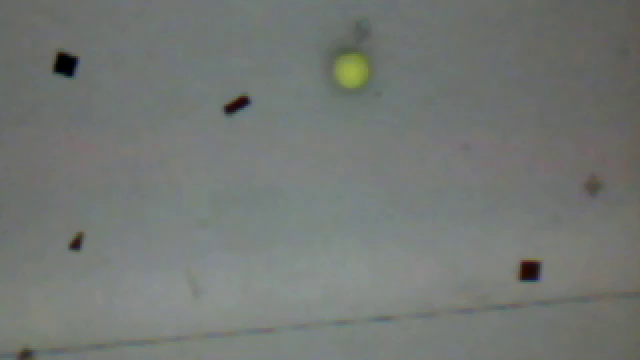
#> input picture Content/Lab 3/Images/sample_tennis_01.png, 640 x 360 px; its folder holds only this picture in this run
$ python center_radius.py
#> lines starting #> are read from the running program, lines starting #| are printed output that depends on the picture; after the words box and inside, x2 and y2 are one past the last pixel; in counts of white or black regions, pixels touching at a corner belong together
# import the necessary packages
from collections import deque
import numpy as np
import argparse
import cv2
import imutils
import time

import os
import glob

def correct_distortion(filename):
    # K(given)
    camera_matrix = np.matrix([[698.86,   0.00, 306.91],
                    [  0.00, 699.13, 150.34],
                    [  0.00,   0.00,   1.00]])

    # d(given)
    dist_coeffs =   np.matrix([[ 0.191887,
                  -0.563680,
                  -0.003676,
                  -0.002037,
		           0.000000 ]])
    print(filename)
    img = cv2.imread(filename)
#> img is the input picture: shape (360, 640, 3); mean B, G, R 115.5, 119, 114.8
    h,  w = img.shape[:2]
#> h = 360; w = 640

    newcameramtx, roi=cv2.getOptimalNewCameraMatrix(camera_matrix, dist_coeffs, (w,h), 1, (w,h))
#> roi = (3, 2, 632, 354)

    # undistort
    dst = cv2.undistort(img, camera_matrix, dist_coeffs, None, newcameramtx)
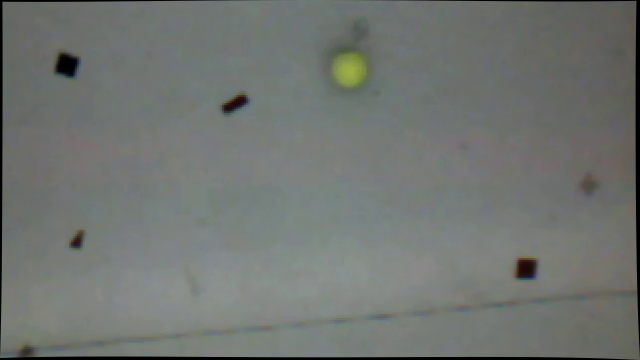
#> dst: shape (360, 640, 3); mean B, G, R 113.3, 116.8, 112.6
    # crop the image
    x, y, w, h = roi
#> x = 3; y = 2; w = 632; h = 354
    dst = dst[y:y+h, x:x+w]
#> dst: shape (354, 632, 3)
    return dst

def find_center(frame):
    found=[0,0,0]
    # define the lower and upper boundaries of the "green"
    # ball in the HSV color space, then initialize the
    # list of tracked points
    #HSV
    greenLower = (29, 86, 6) #45, 50, 15
    greenUpper = (64, 255, 255) #100, 245, 70

    #RGB
    #greenLower = (20,35,0) #45, 50, 15
    #greenUpper = (50,55,15) #100, 245, 70

    #frame = cv2.imread(filename)
    blurred = cv2.GaussianBlur(frame, (11, 11), 0)
    hsv = cv2.cvtColor(blurred, cv2.COLOR_BGR2HSV)
#> hsv: shape (354, 632, 3); mean H, S, V 65.3, 13.9, 119.6
    # construct a mask for the color "green", then perform
    # a series of dilations and erosions to remove any small
    # blobs left in the mask
    mask = cv2.inRange(hsv, greenLower, greenUpper)
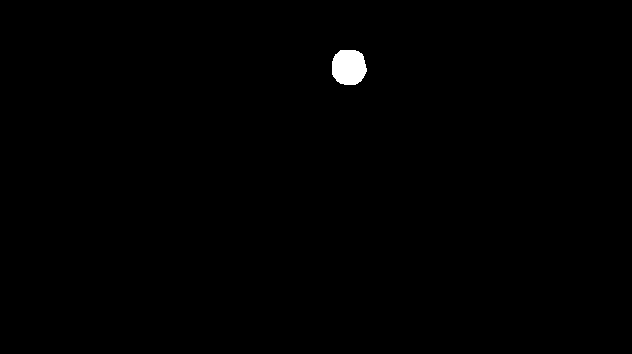
#> mask: shape (354, 632); 0.45% white; 1 white region, box (x1, y1, x2, y2) and area: (332, 50, 367, 85) 1016
    mask = cv2.erode(mask, None, iterations=2)
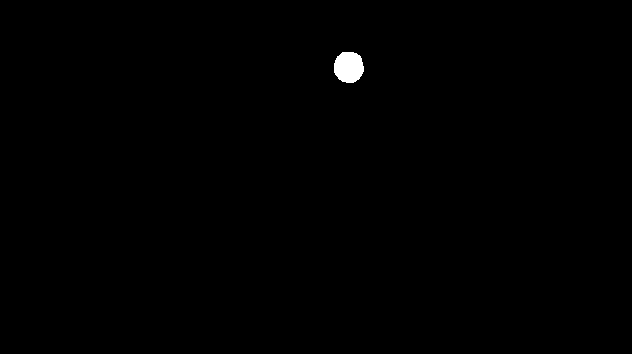
#> mask: shape (354, 632); 0.34% white; 1 white region, box (x1, y1, x2, y2) and area: (334, 52, 364, 83) 752
    mask = cv2.dilate(mask, None, iterations=2)
#> mask: shape (354, 632); 0.45% white; 1 white region

    # find contours in the mask and initialize the current
    # (x, y) center of the ball
    cnts = cv2.findContours(mask.copy(), cv2.RETR_EXTERNAL,
        cv2.CHAIN_APPROX_SIMPLE)
#> cnts = 1 contour; box (x1, y1, x2, y2) and area: (332, 50, 366, 85) 959
    cnts = imutils.grab_contours(cnts)
    center = None
    # only proceed if at least one contour was found
    if len(cnts) > 0:
        # find the largest contour in the mask, then use
        # it to compute the minimum enclosing circle and
        # centroid
        c = max(cnts, key=cv2.contourArea)
#> c = contour of 43 points, box (x1, y1, x2, y2) (332, 50, 366, 85), area 959
        ((x, y), radius) = cv2.minEnclosingCircle(c)
#> x = 348.3; y = 66.63; radius = 18.6
        M = cv2.moments(c)
#> M = moments, m00 959, centre m10/m00, m01/m00 = (348.4, 66.82)
        center = (int(M["m10"] / M["m00"]), int(M["m01"] / M["m00"]))
#> center = (348, 66)
        # only proceed if the radius meets a minimum size
        if radius > 7 and radius < 25:
            # draw the circle and centroid on the frame,
            # then update the list of tracked points
            cv2.circle(frame, (int(x), int(y)), int(radius),
                (0, 255, 255), 2)
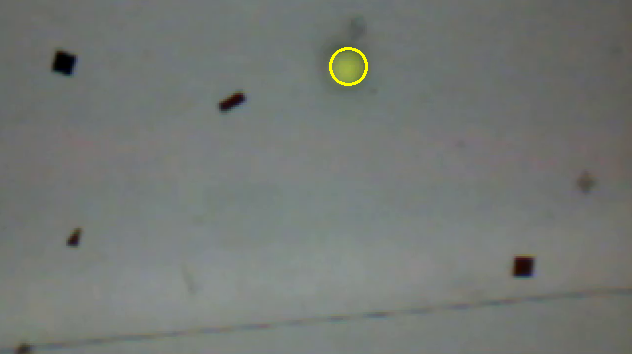
#> frame: shape (354, 632, 3); mean B, G, R 115.5, 119.4, 115.1
            cv2.circle(frame, center, 5, (0, 0, 255), -1)
#> frame: shape (354, 632, 3); 0.04% of pixels changed, all inside (x1, y1, x2, y2) = (343, 61, 354, 72)
            """
            print(int(x))
            print(int(y))
            print(int(radius))
            """
            found=[int(x), int(y), radius]
#> found = [348, 66, 18.6]

    cv2.imshow("Frame", frame)
    key = cv2.waitKey() & 0xFF
#> (key Esc is pressed here)
    return found

image_directory = '/home/mason/Downloads/images'
files = [f for f in glob.glob(image_directory + "/*.png",)]
sorted_files=sorted(files)

save_directory = '/home/mason/Desktop/Transformation/Test'
save_file= "center_radius.csv"
save_pathname=save_directory+"/"+save_file
for image_filename in sorted_files:
    if image_filename.endswith(".png"):
        print(image_filename)
        image_pathname=image_filename
        image=correct_distortion(image_pathname)
        [x,y,radius]=find_center(image)
#> x = 348; y = 66; radius = 18.6
        #if(radius!=0):
        f= open(save_pathname,"a+")
        f.write(str(x)+","+str(y)+","+str(radius)+"\n")
        f.close()

$ run again, on Content/Lab 3/Images/sample_tennis_03.png
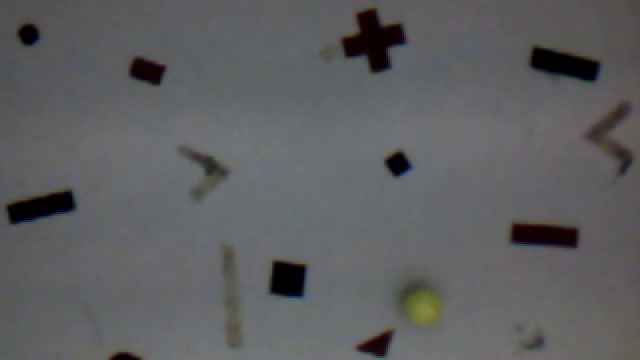
#> input picture Content/Lab 3/Images/sample_tennis_03.png, 640 x 360 px
#> in correct_distortion, img is the input picture: shape (360, 640, 3); mean B, G, R 96.5, 94.9, 94.2
#> hsv: shape (354, 632, 3); mean H, S, V 96.9, 19.9, 98.2
#> in find_center, `mask = cv2.erode(mask, None, iterations=2)`:
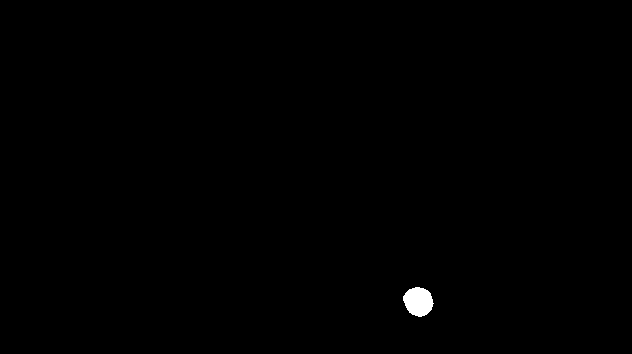
#> mask: shape (354, 632); 0.3% white; 1 white region, box (x1, y1, x2, y2) and area: (403, 287, 434, 317) 682
#> cnts = 1 contour; box (x1, y1, x2, y2) and area: (401, 285, 436, 319) 892
#> c = contour of 49 points, box (x1, y1, x2, y2) (401, 285, 436, 319), area 892
#> in find_center, `((x, y), radius) = cv2.minEnclosingCircle(c)`: x = 417.4; y = 301.8; radius = 18.14
#> M = moments, m00 892, centre m10/m00, m01/m00 = (418, 301.2)
#> center = (418, 301)
#> in find_center, `cv2.circle(frame, (int(x), int(y)), int(radius), (0, 255, 255), 2)`:
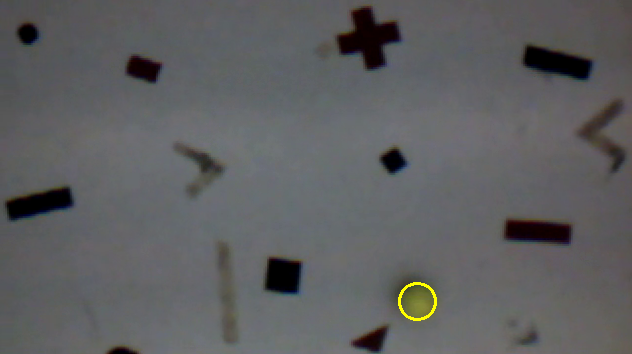
#> frame: shape (354, 632, 3); mean B, G, R 96.5, 95.2, 94.5
#> found = [417, 301, 18.14]
#> `[x,y,radius]=find_center(image)`: x = 417; y = 301; radius = 18.14

$ run again, on Content/Lab 3/Images/sample_tennis_04.png
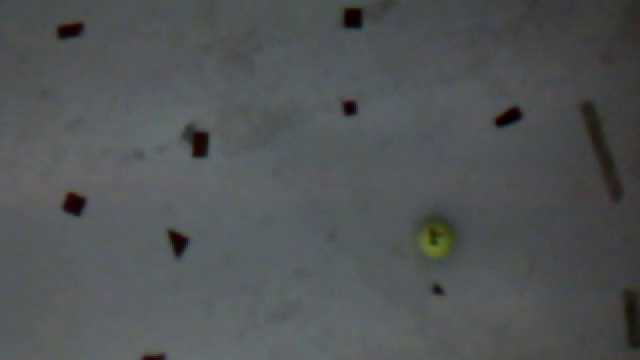
#> input picture Content/Lab 3/Images/sample_tennis_04.png, 640 x 360 px
#> in correct_distortion, img is the input picture: shape (360, 640, 3); mean B, G, R 84.8, 83.8, 80.5
#> hsv: shape (354, 632, 3); mean H, S, V 91.5, 18.7, 85.9
#> in find_center, `mask = cv2.erode(mask, None, iterations=2)`:
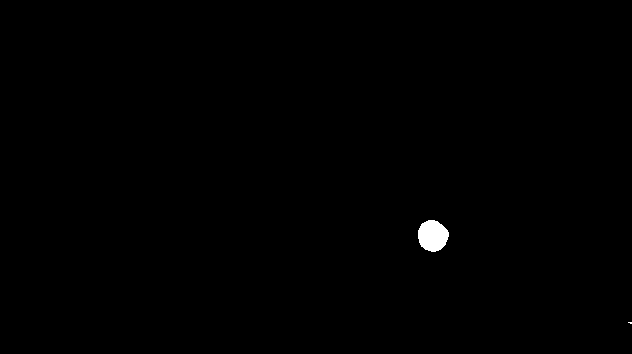
#> mask: shape (354, 632); 0.34% white; 2 white regions (1 under 20 px), largest, box (x1, y1, x2, y2) and area: (418, 220, 449, 252) 755
#> cnts = 2 contours; box (x1, y1, x2, y2) and area: (416, 218, 451, 254) 971, (626, 320, 632, 326) 24
#> c = contour of 47 points, box (x1, y1, x2, y2) (416, 218, 451, 254), area 971
#> in find_center, `((x, y), radius) = cv2.minEnclosingCircle(c)`: x = 432.1; y = 235.2; radius = 18.65
#> M = moments, m00 971, centre m10/m00, m01/m00 = (432.5, 235.4)
#> center = (432, 235)
#> in find_center, `cv2.circle(frame, (int(x), int(y)), int(radius), (0, 255, 255), 2)`:
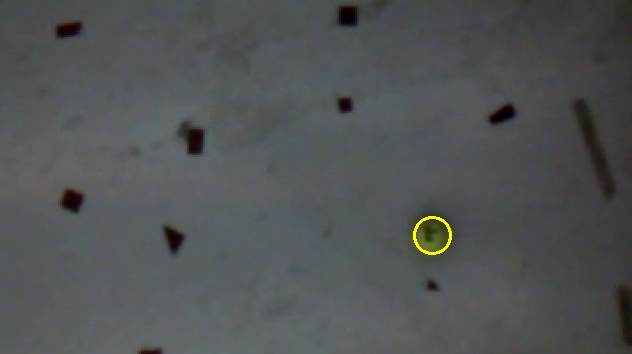
#> frame: shape (354, 632, 3); mean B, G, R 84.8, 84.2, 80.9
#> found = [432, 235, 18.65]
#> `[x,y,radius]=find_center(image)`: x = 432; y = 235; radius = 18.65
